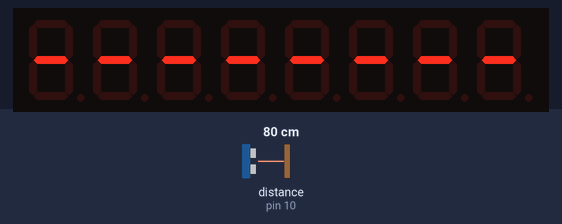
Bench run of a sketch on a simulated Arduino Uno, built with avr-gcc and run on an emulated ATmega328P. Shown: 8-digit seven-segment display. The inputs (shaded band) are chosen by the test bench; at power-on: distance to the obstacle (sensor on pin 10) 80 cm. The echo pulse lasts 58.3 µs per cm.

Above: at 1.2 s.
1.3 s: distance to the obstacle (sensor on pin 10) set to 54 cm
3.0 s: distance to the obstacle (sensor on pin 10) set to 44 cm
At 3.55 s:
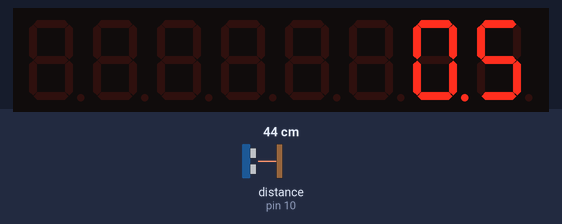
5.3 s: distance to the obstacle (sensor on pin 10) set to 60 cm
At 9.3 s:
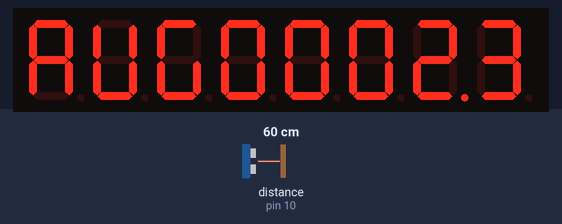
Timing chart, 0 to 10.8 s (numbered marks = the images above; inputs shaded):
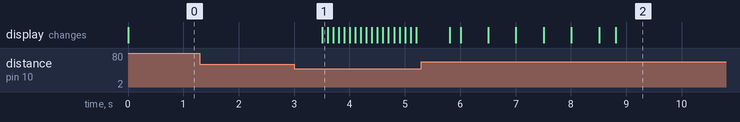

The sketch:

watch-timer.ino
```cpp
#include <SevSegShift.h>
#include <NewPing.h>

// Display pin setup
#define SHIFT_PIN_DS   13
#define SHIFT_PIN_STCP 12
#define SHIFT_PIN_SHCP 11

// Ultrasonic sensor pins
#define TRIGGER_PIN 9
#define ECHO_PIN    10
#define MAX_DISTANCE 100
#define DETECTION_THRESHOLD 50

SevSegShift sevseg(SHIFT_PIN_DS, SHIFT_PIN_SHCP, SHIFT_PIN_STCP);
NewPing sonar(TRIGGER_PIN, ECHO_PIN, MAX_DISTANCE);

// State and timing
unsigned long detectionStart = 0;
unsigned long watchDuration = 0;
unsigned long flashStart = 0;
unsigned long potentialEnd = 0;
unsigned long lastPingTime = 0;
unsigned int currentDistance = 0;

float totalDuration = 0;
int sessionCount = 0;

bool watching = false;
bool flashing = false;

const int debounceTime = 500;
const int flashDuration = 3000;
const int pingInterval = 100;

void setup() {
  byte numDigits = 8;
  byte digitPins[] = {8, 9, 10, 11, 12, 13, 14, 15};
  byte segmentPins[] = {0, 1, 2, 3, 4, 5, 6, 7};
  bool resistorsOnSegments = false;
  byte hardwareConfig = COMMON_ANODE;
  bool updateWithDelays = false;
  bool leadingZeros = false;
  bool disableDecPoint = false;

  sevseg.begin(hardwareConfig, numDigits, digitPins, segmentPins,
               resistorsOnSegments, updateWithDelays, leadingZeros, disableDecPoint);
  sevseg.setBrightness(90);
}

void loop() {
  unsigned long now = millis();
  sevseg.refreshDisplay();

  // Blocking ping every 250ms
  if (now - lastPingTime >= pingInterval) {
    lastPingTime = now;
    currentDistance = sonar.ping_cm();
  }

  if (currentDistance > 0 && currentDistance <= DETECTION_THRESHOLD) {
    if (!watching && detectionStart == 0) {
      detectionStart = now;
    } else if (!watching && (now - detectionStart >= debounceTime)) {
      watching = true;
      potentialEnd = 0;
    }
    if (watching) {
      unsigned long liveDuration = now - detectionStart;
      sevseg.setNumber(liveDuration / 100, 1);
    }
  } else {
    if (watching && potentialEnd == 0) {
      potentialEnd = now;
    } else if (watching && (now - potentialEnd >= debounceTime)) {
      watching = false;
      flashing = true;
      flashStart = now;

      watchDuration = potentialEnd - detectionStart;
      totalDuration += watchDuration / 1000.0;
      sessionCount++;

      detectionStart = 0;
      potentialEnd = 0;
    } else if (!watching && currentDistance > DETECTION_THRESHOLD) {
      detectionStart = 0;
      potentialEnd = 0;
    }
  }

  if (flashing) {
    if ((now - flashStart) < flashDuration) {
      if ((now / 500) % 2 == 0) {
        sevseg.blank();
      } else {
        sevseg.setNumber(watchDuration / 100, 1);
      }
    } else {
      flashing = false;
    }
  } else if (!watching && !flashing) {
    if (sessionCount > 0) {
      float avgSec = totalDuration / sessionCount;
      int minutes = (int)(avgSec / 60);
      int seconds = (int)(avgSec) % 60;
      int tenths = (int)(avgSec * 10) % 10;

      char buffer[9];
      snprintf(buffer, sizeof(buffer), "AVG%02d%02d%d", minutes, seconds, tenths);
      buffer[8] = buffer[7];
      buffer[7] = '.';
      buffer[9] = '\0';


      sevseg.setChars(buffer);
    } else {
      sevseg.setChars("--------");
    }
  }
}
```

Measured:
- the behaviour switches between 50 and 49 cm on distance to the obstacle (sensor on pin 10) (found by bisection; images 0 and 1)
- after the input at 1.3 s, every drawn part: stays the same
- after the input at 3.0 s, the display: changes after 0.50 s (image 1)
